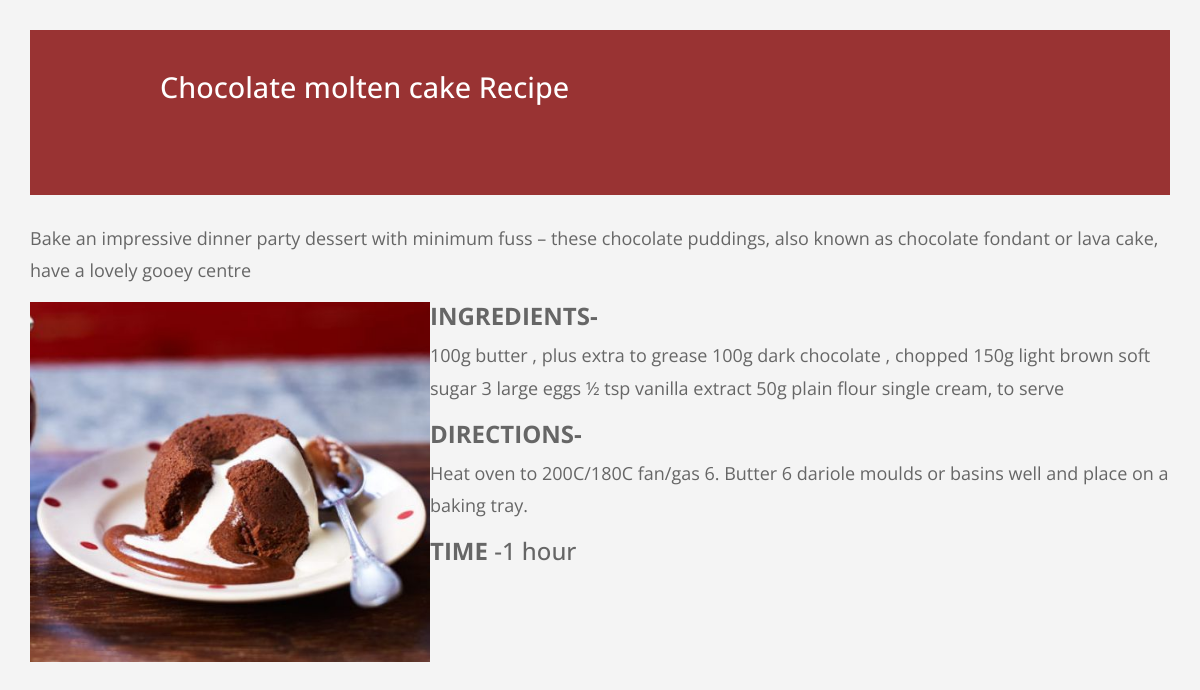
Page /search/Chocolate molten cake/ (signed in) on the committed database.
### firstapp/models.py (models this page shows)
class modeltable(models.Model):
    name=models.CharField(max_length=264)
    ingredients=models.CharField(max_length=264)
    time=models.CharField(max_length=264)
    directions=models.CharField(max_length=264)
    description=models.CharField(max_length=264)
    image=models.FileField(upload_to='fileupload')

### firstapp/views.py (the view)
# urls.py: path('search/<file>/',user_views.search,name='search'),
@login_required
def search(request,file):
    data=models.modeltable.objects.get(name=file)
    dict={'display':data}
    return render(request,'recipe.html',context=dict)

### templates/recipe.html
{% extends "ind.html" %}
{% block content %}
<div class="col-lg-12 tm-form-header pl-5 pr-5">
  <h2 class="tm-container-inner tm-text-color-white">{{display.name}} Recipe </h2>
</div>
<br>
  {% if display %}
      <p>{{display.description}}</p>
      <img src="{{ display.image.url }}" height="360" width="400" align="left" border="1">
      <h4><B>INGREDIENTS-</B></h4>
      <p>{{display.ingredients}}</p>
      <h4><B>DIRECTIONS-</B></h4>
      <p>{{display.directions}}</p>
      <h4><B>TIME</B> -{{display.time}}</h4>
      <br>
  {% else %}
    <h4>NOT FOUND</h4>
  {% endif %}
{% endblock %}

### static/templatemo-style.css (style rules this page uses)
body { font-family: 'Open Sans', Helvetica, Arial, sans-serif; font-size: 18px; color: #666666; background-color: #f4f4f4; }
p, q { line-height: 1.8; }
h2 { font-size: 1.8rem; }
.tm-container-inner { margin: 0 auto; max-width: 880px; }
.tm-text-color-white { color: white; }
.tm-form-header { background: #993333; padding: 40px 40px 90px; }

### rows in the picture
modeltable: name "Chocolate molten cake", description "Bake an impressive dinner party dessert with minimum fuss – these chocolate puddings, also known as chocolate fondant or lava cake, have a lovely gooey centre", image (picture), ingredients "100g butter , plus extra to grease 100g dark chocolate , chopped 150g light brown soft sugar 3 large eggs ½ tsp vanilla extract 50g plain flour single cream, to serve", directions "Heat oven to 200C/180C fan/gas 6. Butter 6 dariole moulds or basins well and place on a baking tray.", time "1 hour"
